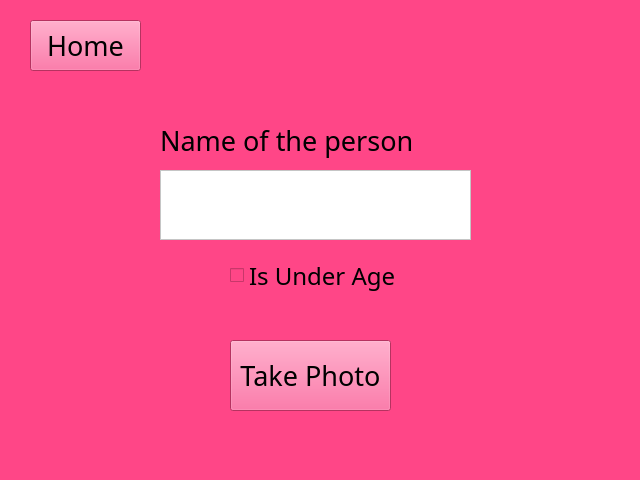
<?xml version="1.0" encoding="UTF-8"?>
<ui version="4.0">
 <class>Dialog</class>
 <widget class="QMainWindow" name="Dialog">
  <property name="geometry">
   <rect>
    <x>0</x>
    <y>0</y>
    <width>640</width>
    <height>480</height>
   </rect>
  </property>
  <property name="windowTitle">
   <string>Dialog</string>
  </property>
  <property name="styleSheet">
   <string notr="true">background-color: rgb(255, 70, 135);</string>
  </property>
  <widget class="QPushButton" name="photo">
   <property name="geometry">
    <rect>
     <x>230</x>
     <y>340</y>
     <width>161</width>
     <height>71</height>
    </rect>
   </property>
   <property name="font">
    <font>
     <family>Ubuntu Mono</family>
     <pointsize>20</pointsize>
    </font>
   </property>
   <property name="text">
    <string>Take Photo</string>
   </property>
  </widget>
  <widget class="QTextEdit" name="name">
   <property name="geometry">
    <rect>
     <x>160</x>
     <y>170</y>
     <width>311</width>
     <height>70</height>
    </rect>
   </property>
   <property name="font">
    <font>
     <family>Ubuntu Mono</family>
     <pointsize>20</pointsize>
    </font>
   </property>
   <property name="styleSheet">
    <string notr="true">background-color: rgb(255, 255, 255);</string>
   </property>
  </widget>
  <widget class="QCheckBox" name="underAge">
   <property name="geometry">
    <rect>
     <x>230</x>
     <y>260</y>
     <width>171</width>
     <height>31</height>
    </rect>
   </property>
   <property name="font">
    <font>
     <family>Ubuntu Mono</family>
     <pointsize>18</pointsize>
    </font>
   </property>
   <property name="text">
    <string>Is Under Age</string>
   </property>
  </widget>
  <widget class="QLabel" name="label">
   <property name="geometry">
    <rect>
     <x>160</x>
     <y>120</y>
     <width>301</width>
     <height>41</height>
    </rect>
   </property>
   <property name="font">
    <font>
     <family>Ubuntu Mono</family>
     <pointsize>20</pointsize>
    </font>
   </property>
   <property name="text">
    <string>Name of the person</string>
   </property>
  </widget>
  <widget class="QPushButton" name="home">
   <property name="geometry">
    <rect>
     <x>30</x>
     <y>20</y>
     <width>111</width>
     <height>51</height>
    </rect>
   </property>
   <property name="font">
    <font>
     <family>Ubuntu Mono</family>
     <pointsize>20</pointsize>
    </font>
   </property>
   <property name="text">
    <string>Home</string>
   </property>
  </widget>
 </widget>
 <resources/>
 <connections/>
</ui>
